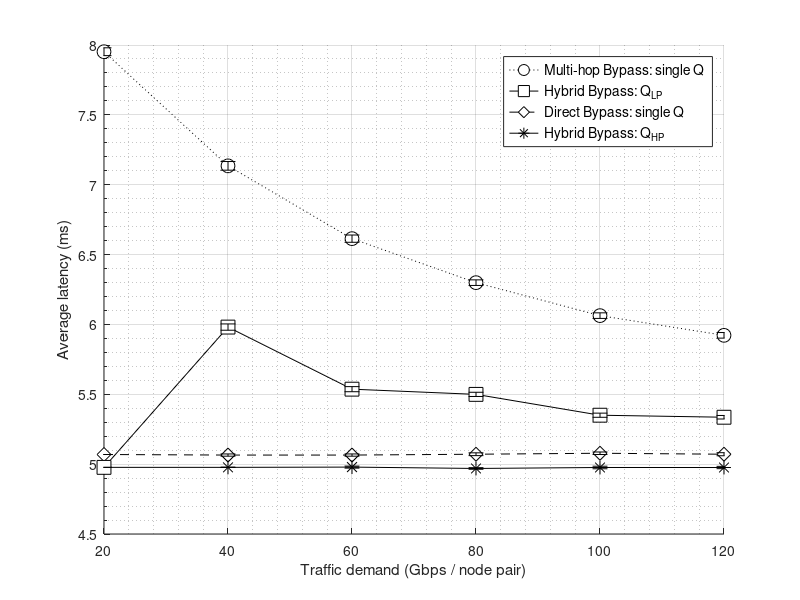

MATLAB code for this plot:
box on;
grid on;
close all; clf; clear; clc;

x = [1, 2, 3, 4, 5, 6];

labels = {'20','40','60','80','100','120'};

%box on
%grid on
hold on;

LatUSnetDirect = [5.069;5.065;5.065;5.071;5.078;5.071];
ciLatUSnetDirect = [0;0.008;0.008;0.01;0.009;0.011];
LatUSnetMultihop = [7.952;7.135;6.614;6.299;6.063;5.922];
ciLatUSnetMultihop = [0.028;0.031;0.026;0.02;0.02;0.02];

%LatUSnetHybridBypassNoRevisits = [4.977;5.479;5.258;5.234;5.163;5.156];
%ciLatUSnetHybridBypassNoRevisits = [0;0.011;0.01;0.008;0.009;0.008];
%LatUSnetHybridBypassNoRevisitsQhp = [4.977;4.977;4.979;4.969;4.976;4.976];
%ciLatUSnetHybridBypassNoRevisitsQhp = [0;0;0.007;0.006;0.009;0.008];

LatUSnetHyByQHP = [4.977	4.977	4.97886	4.96908	4.97607	4.97589]
ciLatUSnetHyByQHP = [2.12546E-15	2.12546E-15	0.007327045	0.005684569	0.009103501	0.008263644]

LatUSnetHyByQLP = [4.977	5.98103	5.53665	5.49937	5.35023	5.33576]
ciLatUSnetHyByQLP = [2.12546E-15	0.02252842	0.018246502	0.015098331	0.01490983	0.012631608]

Direct1Q      = LatUSnetDirect
ciDirect1Q    = ciLatUSnetDirect
Multihop1Q    = LatUSnetMultihop
ciMultihop1Q  = ciLatUSnetMultihop
HyByQHP       = LatUSnetHyByQHP
ciHyByQHP     = ciLatUSnetHyByQHP
HyByQLP       = LatUSnetHyByQLP
ciHyByQLP     = ciLatUSnetHyByQLP

% Helper that returns the handle of the main plotted line (for the legend)
function h = errorTbar(x, y, ci, style, cap, color)
  if nargin < 6, color = 'k'; end
  h = plot(x, y, style, 'MarkerSize', 10, 'MarkerFaceColor', 'w', 'Color', color);
  for i = 1:numel(x)
    % vertical bar
    line([x(i) x(i)], [y(i)-ci(i), y(i)+ci(i)], 'Color', color);
    % caps
    line([x(i)-cap x(i)+cap], [y(i)+ci(i) y(i)+ci(i)], 'Color', color);
    line([x(i)-cap x(i)+cap], [y(i)-ci(i) y(i)-ci(i)], 'Color', color);
  end
end

% nice cap width proportional to x spacing
cap = 0.06 * mean(diff(x));
% Plot all four and keep the main line handles
h1 = errorTbar(x, Multihop1Q, ciMultihop1Q, 'o:',  cap, [0 0 0]);
h2 = errorTbar(x, Direct1Q,   ciDirect1Q,   'd--', cap, [0 0 0]);
h4 = errorTbar(x, HyByQHP,    ciHyByQHP,    '*-',  cap, [0 0 0]);
h3 = errorTbar(x, HyByQLP,    ciHyByQLP,    's-',  cap, [0 0 0]);

xlim([1 6]);
%ylim([3.7 5]);
set(gca, 'XTick', x);
set(gca, 'XTickLabel', labels);
set(gca, 'YMinorTick', 'on');
set(gca, 'YGrid', 'on');
set(gca, 'YMinorGrid', 'on');
grid on;

%title('STnet');

xlabel('Traffic demand (Gbps / node pair)');
ylabel('Average latency (ms)');

% Use the line handles so the legend shows the right markers
lg=legend([h1 h3 h2 h4], ...
  {'Multi-hop Bypass: single Q', ...
   'Hybrid Bypass: Q_{LP}', ...
   'Direct Bypass: single Q', ...
   'Hybrid Bypass: Q_{HP}'}, ...
  'Location', 'northeast');

set(lg, 'FontSize', 10);
set(1, 'position', [200, 200, 1000, 750]);
drawnow;
print('U:\My Drive\DELISTAVROU_KONSTANTINOS\2025-07 Journal\_rev2\Pareto\Fig9c.png', '-dpng', '-r300'); % 300 DPI

